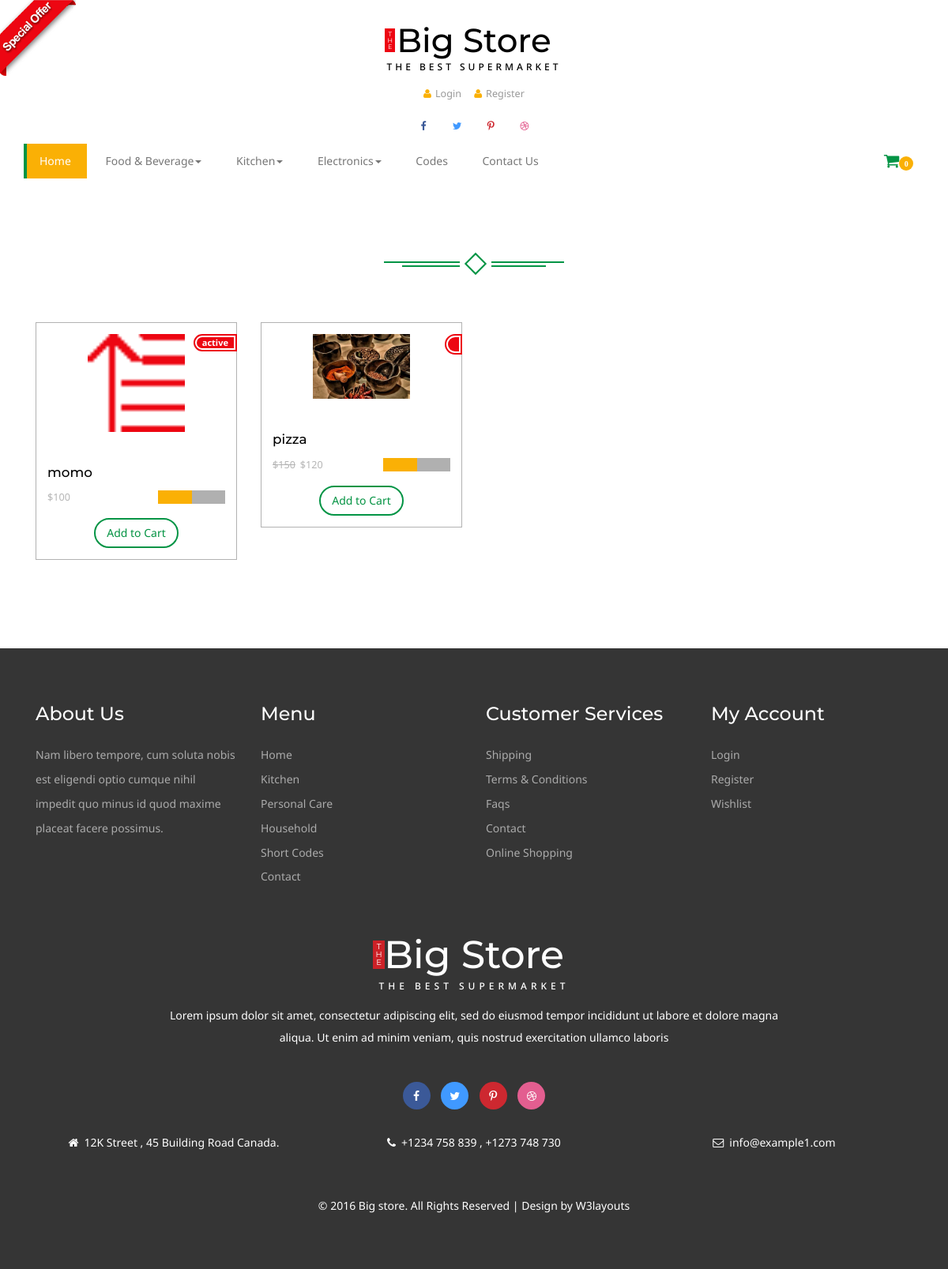
/subcategory/momo, run on an earlier commit of the app's database.
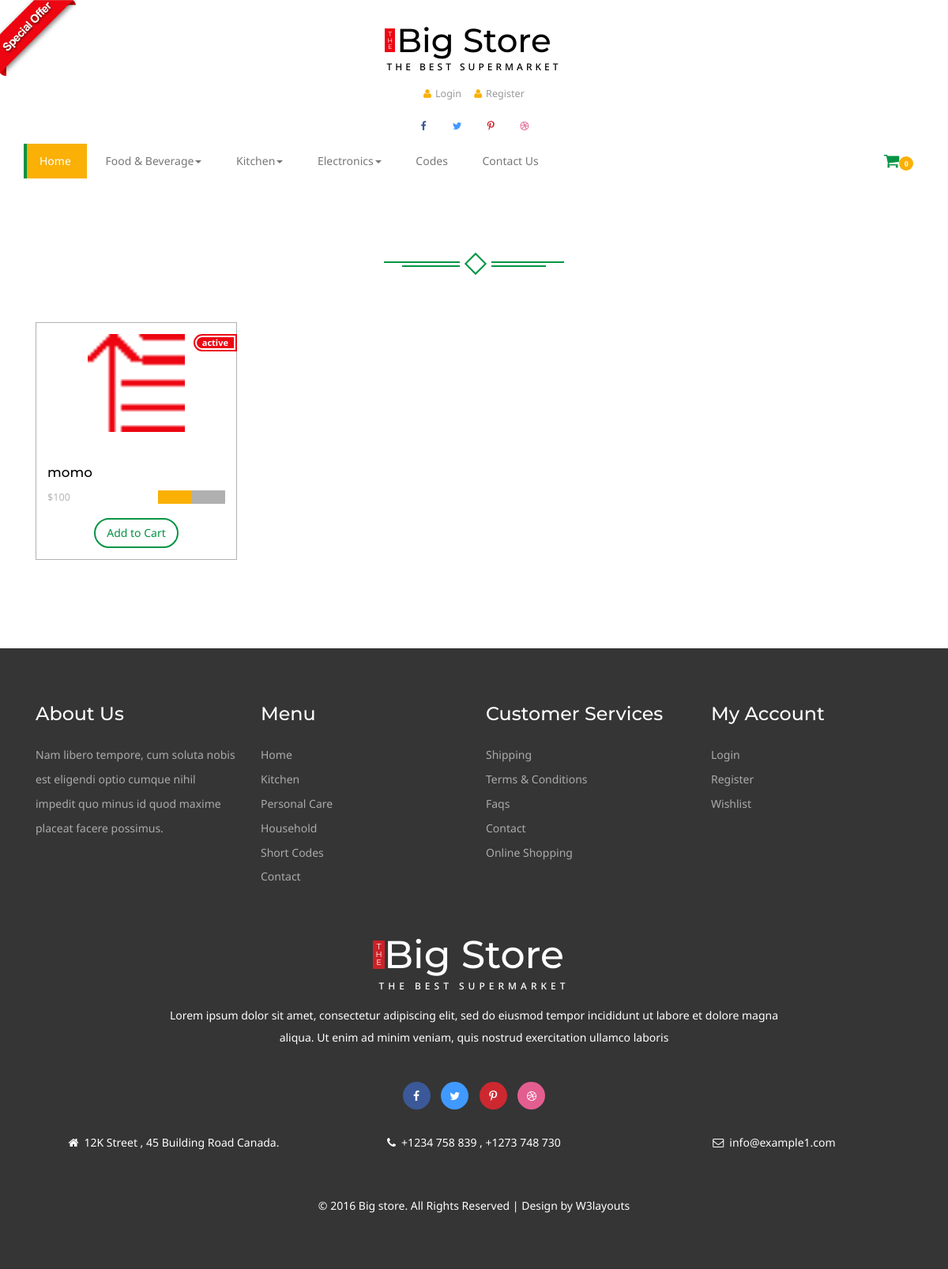
And on a later commit of the database.
### home/models.py (models this page shows, shortened)
class Category(models.Model):
	name=models.CharField(max_length=300)
	slug=models.CharField(max_length=300)
	image=models.ImageField(upload_to='media')
	status=models.CharField(max_length=300,choices=STATUS,blank=True)

class Product(models.Model):
	name=models.CharField(max_length=300)
	category=models.ForeignKey(Category,on_delete = models.CASCADE)
	subcategory=models.ForeignKey(SubCategory,on_delete = models.CASCADE)
	price=models.IntegerField()
	discounted_price = models.IntegerField(default=0)
	image=models.ImageField(upload_to = 'media')
	description=models.TextField(blank=True)
	overview=models.TextField(blank=True)
	labels=models.CharField(max_length=100,choices=STATUS,blank=True)
	slug=models.CharField(max_length=300,unique = True)

### home/views.py (the view)
# urls.py: path('subcategory/<slug>', SubcategoryView.as_view(),name='home'),
class SubcategoryView(BaseView):
	def get(self,request,slug):
		subcat = SubCategory.objects.get(slug = slug).id
		self.views['subcat_products']=Product.objects.filter(subcategory_id=subcat)
		self.views['subcat_titile']=SubCategory.objects.get(slug = slug).name
		return render(request,'subcategory.html',self.views)

### templates/subcategory.html (shortened to what this page needs)
{% extends 'base.html' %}
{% load static %}
{% block content %}
<div class="content-top offer-w3agile">
	<div class="container ">
		<div class="spec ">
							<div class="ser-t">
					<span><i></i></span>
				</div>
		</div>
						<div class=" con-w3l wthree-of">
							{% for subcat in subcat_products %}
							<div class="col-md-3 pro-1">
								<div class="col-m">
									<a href="#" data-toggle="modal" data-target="#myModal1" class="offer-img">
										<img src="{{subcat.image.url}}" class="img-responsive" alt="">
										<div class="offer"><p><span>{{subcat.labels}}</span></p></div>
									</a>
									<div class="mid-1">
										<div class="women">
											<h6><a href="single.html">{{subcat.name}}</a></h6>
										</div>
										<div class="mid-2">
										{% if subcat.discounted_price > 0 %}
											<p ><label>${{subcat.price}}</label><em class="item_price">${{subcat.discounted_price}}</em></p>
											{% else %}
											<p ><em class="item_price">${{subcat.price}}</em></p>
											{% endif %}
											  <div class="block">
												<div class="starbox small ghosting"> </div>
											</div>
											<div class="clearfix"></div>
										</div>
										<div class="add">
										   <button class="btn btn-danger my-cart-btn my-cart-b " data-id="1" data-name="Moong" data-summary="summary 1" data-price="1.50" data-quantity="1" data-image="images/of.png">Add to Cart</button>
										</div>
									</div>
								</div>
							</div>
							{% endfor %}
							<div class="clearfix"></div>
						 </div>
					</div>
				</div>
{% endblock %}

### templates/base.html (shortened to what this page needs)
<!DOCTYPE html>
{% load static %}
<html>
<head>
<link href="{% static 'css/bootstrap.css' %}" rel='stylesheet' type='text/css' />
<link href="{% static 'css/style.css' %}" rel='stylesheet' type='text/css' />
<link href="{% static 'css/font-awesome.css' %}" rel="stylesheet">
	<link rel="stylesheet" href="{% static 'css/jstarbox.css' %}" type="text/css" media="screen" charset="utf-8" />
</head>
<body>
<a href="offer"><img src="{% static 'images/download.png' %}" class="img-head" alt=""></a>
<div class="header">
		<div class="container">
			<div class="logo">
				<h1 ><a href="index"><b>T<br>H<br>E</b>Big Store<span>The Best Supermarket</span></a></h1>
			</div>
			<div class="head-t">
				<ul class="card">
					{% if user.is_authenticated %}
					<li><a href="wishlist.html" ><i class="fa fa-heart" aria-hidden="true"></i>Wishlist</a></li>
					<li><a href="" ><i class="fa fa-arrow-right" aria-hidden="true"></i>{{user.username}}</a></li>
					<li><a href="accounts/logout" ><i class="fa fa-arrow-right" aria-hidden="true"></i>Logout</a></li>
					<li><a href="about.html" ><i class="fa fa-file-text-o" aria-hidden="true"></i>Order History</a></li>
					<li><a href="shipping.html" ><i class="fa fa-ship" aria-hidden="true"></i>Shipping</a></li>
					{% else %}
					<li><a href="accounts/login" ><i class="fa fa-user" aria-hidden="true"></i>Login</a></li>
					<li><a href="accounts/register" ><i class="fa fa-user" aria-hidden="true"></i>Register</a></li>
					{% endif %}
				</ul>
			</div>
			<div class="header-ri">
				<ul class="social-top">
					<li><a href="#" class="icon facebook"><i class="fa fa-facebook" aria-hidden="true"></i></a></li>
					<li><a href="#" class="icon twitter"><i class="fa fa-twitter" aria-hidden="true"></i></a></li>
					<li><a href="#" class="icon pinterest"><i class="fa fa-pinterest-p" aria-hidden="true"></i></a></li>
					<li><a href="#" class="icon dribbble"><i class="fa fa-dribbble" aria-hidden="true"></i></a></li>
				</ul>
			</div>
				<div class="nav-top">
					<nav class="navbar navbar-default">
					<div class="collapse navbar-collapse" id="bs-megadropdown-tabs">
						<ul class="nav navbar-nav ">
							<li class=" active"><a href="/" class="hyper "><span>Home</span></a></li>
							{% for cat in categories %}
							<li class="dropdown ">
								<a href="#" class="dropdown-toggle  hyper" data-toggle="dropdown" ><span>{{cat.name}}<b class="caret"></b></span></a>
							</li>
							{% endfor %}
							<li><a href="codes" class="hyper"> <span>Codes</span></a></li>
							<li><a href="contact" class="hyper"><span>Contact Us</span></a></li>
						</ul>
					</div>
					</nav>
					 <div class="cart" >
						<span class="fa fa-shopping-cart my-cart-icon"><span class="badge badge-notify my-cart-badge"></span></span>
					</div>
					<div class="clearfix"></div>
				</div>
				</div>
</div>
  {% block content %}
  {% endblock %}
<div class="footer">
	<div class="container">
		<div class="col-md-3 footer-grid">
			<h3>About Us</h3>
			<p>Nam libero tempore, cum soluta nobis est eligendi
				optio cumque nihil impedit quo minus id quod maxime
				placeat facere possimus.</p>
		</div>
		<div class="col-md-3 footer-grid ">
			<h3>Menu</h3>
			<ul>
				<li><a href="/">Home</a></li>
				<li><a href="kitchen">Kitchen</a></li>
				<li><a href="care">Personal Care</a></li>
				<li><a href="hold">Household</a></li>
				<li><a href="codes">Short Codes</a></li>
				<li><a href="contact">Contact</a></li>
			</ul>
		</div>
		<div class="col-md-3 footer-grid ">
			<h3>Customer Services</h3>
			<ul>
				<li><a href="shipping">Shipping</a></li>
				<li><a href="terms">Terms & Conditions</a></li>
				<li><a href="faqs">Faqs</a></li>
				<li><a href="contact">Contact</a></li>
				<li><a href="offer">Online Shopping</a></li>
			</ul>
		</div>
		<div class="col-md-3 footer-grid">
			<h3>My Account</h3>
			<ul>
				<li><a href="login">Login</a></li>
				<li><a href="register">Register</a></li>
				<li><a href="wishlist">Wishlist</a></li>
			</ul>
		</div>
		<div class="clearfix"></div>
			<div class="footer-bottom">
				<h2 ><a href="/"><b>T<br>H<br>E</b>Big Store<span>The Best Supermarket</span></a></h2>
				<p class="fo-para">Lorem ipsum dolor sit amet, consectetur adipiscing elit, sed do eiusmod tempor incididunt ut labore et dolore magna aliqua. Ut enim ad minim veniam, quis nostrud exercitation ullamco laboris</p>
				<ul class="social-fo">
					<li><a href="#" class=" face"><i class="fa fa-facebook" aria-hidden="true"></i></a></li>
					<li><a href="#" class=" twi"><i class="fa fa-twitter" aria-hidden="true"></i></a></li>
					<li><a href="#" class=" pin"><i class="fa fa-pinterest-p" aria-hidden="true"></i></a></li>
					<li><a href="#" class=" dri"><i class="fa fa-dribbble" aria-hidden="true"></i></a></li>
				</ul>
				<div class=" address">
					<div class="col-md-4 fo-grid1">
							<p><i class="fa fa-home" aria-hidden="true"></i>12K Street , 45 Building Road Canada.</p>
					</div>
					<div class="col-md-4 fo-grid1">
							<p><i class="fa fa-phone" aria-hidden="true"></i>+1234 758 839 , +1273 748 730</p>
					</div>
					<div class="col-md-4 fo-grid1">
						<p><a href="mailto:info@example.com"><i class="fa fa-envelope-o" aria-hidden="true"></i>info@example1.com</a></p>
					</div>
					<div class="clearfix"></div>
					</div>
			</div>
		<div class="copy-right">
			<p> &copy; 2016 Big store. All Rights Reserved | Design by  <a href="http://w3layouts.com/"> W3layouts</a></p>
		</div>
	</div>
</div>
</body>
</html>
</body>
</html>

What changed in the data, as far as the page shows it:
removed Product: image (picture), name "pizza", price "150", discounted_price "120"
